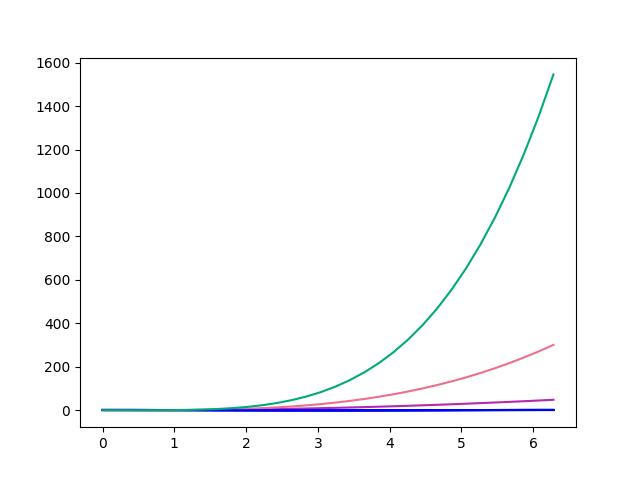

The Python source for this figure:
import numpy as np
import matplotlib.pyplot as plt

x = np.linspace(0, 2*np.pi, 32)
y = np.cos(x)

def polynomial_interpolation(x, y, n):
    A = np.zeros((len(x), n))
    for i in range(len(x)):
        for j in range(n):
            A[i, j] = x[i]**j
    return np.linalg.lstsq(A, y)[0]

def main():
    for n in range(2, 6):
        coeffs = polynomial_interpolation(x, y, n)
        mean_squared_error = np.mean((np.dot(np.vander(x, n), coeffs) - y)**2)
        print(coeffs, mean_squared_error)
        plt.plot(x, y, 'b')
        #save all of them into the same figure with different colors
        plt.plot(x, np.dot(np.vander(x, n), coeffs), c=np.random.rand(3,))
        plt.savefig('polynomial_interpolation.png')
        
        
if __name__ == '__main__':
    main()